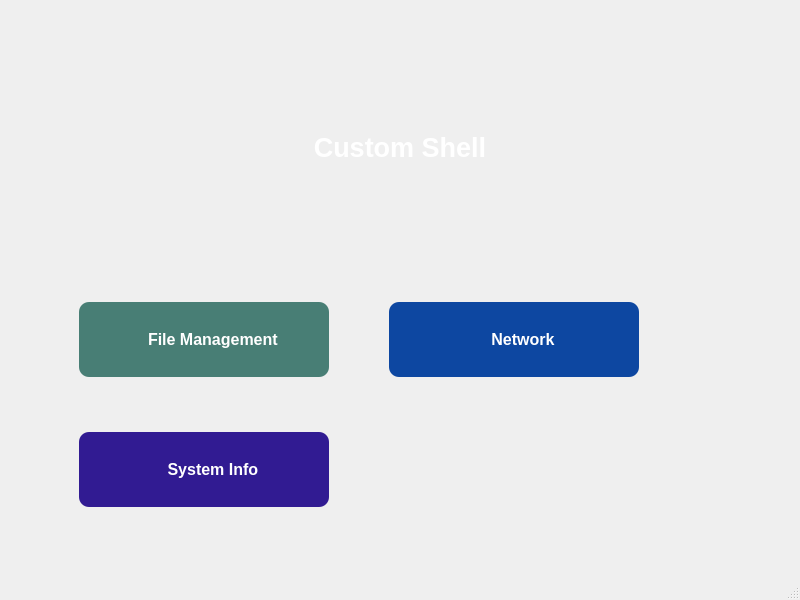
<?xml version="1.0" encoding="UTF-8"?>
<ui version="4.0">
 <class>MainWindow</class>
 <widget class="QMainWindow" name="MainWindow">
  <property name="geometry">
   <rect>
    <x>0</x>
    <y>0</y>
    <width>800</width>
    <height>600</height>
   </rect>
  </property>
  <property name="windowTitle">
   <string>MainWindow</string>
  </property>
  <property name="styleSheet">
   <string notr="true">QWidget#centralwidget {
    background-image: url(&quot;background.jpeg&quot;);
    background-repeat: no-repeat;
    background-position: center;
    background-size: cover;
}
</string>
  </property>
  <widget class="QWidget" name="centralwidget">
   <property name="autoFillBackground">
    <bool>true</bool>
   </property>
   <property name="styleSheet">
    <string notr="true"/>
   </property>
   <layout class="QVBoxLayout" name="verticalLayout_3">
    <item>
     <layout class="QVBoxLayout" name="verticalLayout_2">
      <item>
       <widget class="QLabel" name="label">
        <property name="font">
         <font>
          <pointsize>20</pointsize>
          <weight>75</weight>
          <bold>true</bold>
         </font>
        </property>
        <property name="styleSheet">
         <string notr="true">color:white;
background-color:url(&quot;background.jpeg&quot;);</string>
        </property>
        <property name="text">
         <string>Custom Shell</string>
        </property>
        <property name="alignment">
         <set>Qt::AlignCenter</set>
        </property>
       </widget>
      </item>
      <item>
       <widget class="QWidget" name="widget" native="true">
        <property name="styleSheet">
         <string notr="true">QWidget#centralwidget {
    background-image: url(&quot;C:/Users/ASUS/OneDrive/Desktop/Projects/GUI Based Shell/background.jpeg&quot;);
    background-repeat: no-repeat;
    background-position: center;
    background-size: cover;
}
</string>
        </property>
        <widget class="QPushButton" name="pushButton">
         <property name="geometry">
          <rect>
           <x>70</x>
           <y>10</y>
           <width>250</width>
           <height>75</height>
          </rect>
         </property>
         <property name="font">
          <font>
           <pointsize>-1</pointsize>
           <weight>75</weight>
           <italic>false</italic>
           <bold>true</bold>
          </font>
         </property>
         <property name="autoFillBackground">
          <bool>false</bool>
         </property>
         <property name="styleSheet">
          <string notr="true">QPushButton {
    background-color: rgba(0, 77, 64, 0.7);   /* Dark teal with 70% opacity */
    color: white;
    font: bold 16px;
    border-radius: 10px;
    padding: 20px;
}

QPushButton:hover {
    background-color: rgba(0, 150, 136, 0.8); /* Lighter teal with 80% opacity */
}
</string>
         </property>
         <property name="text">
          <string>    File Management</string>
         </property>
         <property name="icon">
          <iconset>
           <normaloff>./media/FILE.jpeg</normaloff>./media/FILE.jpeg</iconset>
         </property>
         <property name="iconSize">
          <size>
           <width>40</width>
           <height>40</height>
          </size>
         </property>
        </widget>
        <widget class="QPushButton" name="pushButton_2">
         <property name="geometry">
          <rect>
           <x>380</x>
           <y>10</y>
           <width>250</width>
           <height>75</height>
          </rect>
         </property>
         <property name="styleSheet">
          <string notr="true">QPushButton {
    background-color: #0D47A1;
    color: white;
    font: bold 16px;
    border-radius: 10px;
    padding: 20px;
}
QPushButton:hover {
    background-color: #1976D2;
}
</string>
         </property>
         <property name="text">
          <string>    Network</string>
         </property>
         <property name="icon">
          <iconset>
           <normaloff>./media/network.png</normaloff>./media/network.png</iconset>
         </property>
         <property name="iconSize">
          <size>
           <width>60</width>
           <height>60</height>
          </size>
         </property>
        </widget>
        <widget class="QPushButton" name="pushButton_3">
         <property name="geometry">
          <rect>
           <x>70</x>
           <y>140</y>
           <width>250</width>
           <height>75</height>
          </rect>
         </property>
         <property name="styleSheet">
          <string notr="true">QPushButton {
    background-color: #311B92;
    color: white;
    font: bold 16px;
    border-radius: 10px;
    padding: 20px;
}
QPushButton:hover {
    background-color: #7B1FA2;
}
</string>
         </property>
         <property name="text">
          <string>    System Info</string>
         </property>
         <property name="icon">
          <iconset>
           <normaloff>./media/SINFO.jpeg</normaloff>./media/SINFO.jpeg</iconset>
         </property>
         <property name="iconSize">
          <size>
           <width>40</width>
           <height>40</height>
          </size>
         </property>
        </widget>
       </widget>
      </item>
     </layout>
    </item>
   </layout>
  </widget>
  <widget class="QMenuBar" name="menubar">
   <property name="geometry">
    <rect>
     <x>0</x>
     <y>0</y>
     <width>800</width>
     <height>26</height>
    </rect>
   </property>
  </widget>
  <widget class="QStatusBar" name="statusbar"/>
 </widget>
 <resources/>
 <connections/>
</ui>
